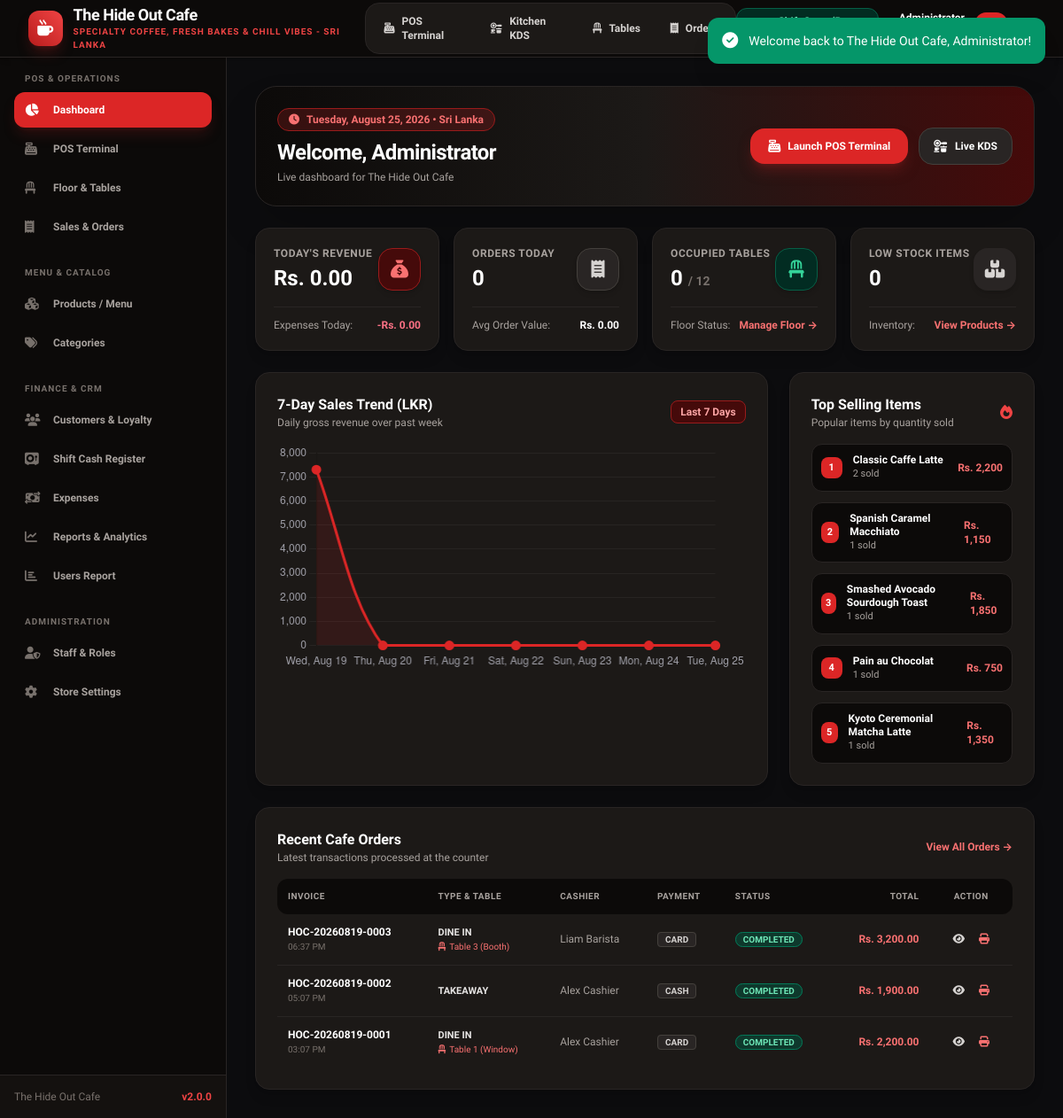
/dashboard.php (signed in), run on the app's committed database.
### tables this page shows
CREATE TABLE `cash_registers` (
  `id` INT AUTO_INCREMENT PRIMARY KEY,
  `user_id` INT NOT NULL,
  `opening_cash` DECIMAL(10,2) NOT NULL DEFAULT 5000.00,
  `closing_cash` DECIMAL(10,2) NULL,
  `total_cash_sales` DECIMAL(10,2) NOT NULL DEFAULT 0.00,
  `total_card_sales` DECIMAL(10,2) NOT NULL DEFAULT 0.00,
  `total_upi_sales` DECIMAL(10,2) NOT NULL DEFAULT 0.00,
  `difference_amount` DECIMAL(10,2) NULL,
  `opening_time` TIMESTAMP DEFAULT CURRENT_TIMESTAMP,
  `closing_time` TIMESTAMP NULL,
  `status` ENUM('open', 'closed') NOT NULL DEFAULT 'open',
  `notes` TEXT NULL,
  FOREIGN KEY (`user_id`) REFERENCES `users`(`id`)
);

CREATE TABLE `users` (
  `id` INT AUTO_INCREMENT PRIMARY KEY,
  `name` VARCHAR(100) NOT NULL,
  `email` VARCHAR(100) NOT NULL UNIQUE,
  `password` VARCHAR(255) NOT NULL,
  `role` ENUM('admin', 'manager', 'cashier') NOT NULL DEFAULT 'cashier',
  `phone` VARCHAR(20) NULL,
  `status` ENUM('active', 'inactive') NOT NULL DEFAULT 'active',
  `created_at` TIMESTAMP DEFAULT CURRENT_TIMESTAMP
);

CREATE TABLE `orders` (
  `id` INT AUTO_INCREMENT PRIMARY KEY,
  `invoice_no` VARCHAR(50) NOT NULL UNIQUE,
  `order_type` ENUM('dine_in', 'takeaway', 'delivery') NOT NULL DEFAULT 'dine_in',
  `table_id` INT NULL,
  `customer_id` INT NULL,
  `user_id` INT NOT NULL,
  `subtotal` DECIMAL(10,2) NOT NULL DEFAULT 0.00,
  `discount_amount` DECIMAL(10,2) NOT NULL DEFAULT 0.00,
  `discount_percent` DECIMAL(5,2) NOT NULL DEFAULT 0.00,
  `tax_amount` DECIMAL(10,2) NOT NULL DEFAULT 0.00,
  `service_charge` DECIMAL(10,2) NOT NULL DEFAULT 0.00,
  `grand_total` DECIMAL(10,2) NOT NULL DEFAULT 0.00,
  `paid_amount` DECIMAL(10,2) NOT NULL DEFAULT 0.00,
  `change_amount` DECIMAL(10,2) NOT NULL DEFAULT 0.00,
  `payment_method` ENUM('cash', 'card', 'upi', 'split') NOT NULL DEFAULT 'cash',
  `payment_status` ENUM('paid', 'unpaid', 'refunded') NOT NULL DEFAULT 'paid',
  `order_status` ENUM('pending', 'preparing', 'ready', 'completed', 'cancelled') NOT NULL DEFAULT 'completed',
  `notes` TEXT NULL,
  `created_at` TIMESTAMP DEFAULT CURRENT_TIMESTAMP,
  FOREIGN KEY (`table_id`) REFERENCES `tables`(`id`) ON DELETE SET NULL,
  FOREIGN KEY (`customer_id`) REFERENCES `customers`(`id`) ON DELETE SET NULL,
  FOREIGN KEY (`user_id`) REFERENCES `users`(`id`)
);

CREATE TABLE `tables` (
  `id` INT AUTO_INCREMENT PRIMARY KEY,
  `table_number` VARCHAR(20) NOT NULL UNIQUE,
  `name` VARCHAR(50) NOT NULL,
  `floor_area` VARCHAR(50) NOT NULL DEFAULT 'Indoor Lounge',
  `seating_capacity` INT NOT NULL DEFAULT 2,
  `status` ENUM('available', 'occupied', 'billed', 'reserved') NOT NULL DEFAULT 'available',
  `current_order_id` INT NULL,
  `created_at` TIMESTAMP DEFAULT CURRENT_TIMESTAMP
);

### dashboard.php (the view, shortened to what the rows shown need)
<?php
require_once __DIR__ . '/config/functions.php';
$settings = getSettings();
$sevenDaysSales = db()->fetchAll(
    "SELECT DATE(created_at) as sale_date, SUM(grand_total) as daily_total, COUNT(id) as order_count
     FROM orders
     WHERE created_at >= DATE_SUB(CURDATE(), INTERVAL 6 DAY) AND payment_status = 'paid' AND order_status != 'cancelled'
     GROUP BY DATE(created_at)
     ORDER BY sale_date ASC"
);
$datesMap = [];
for ($i = 6; $i >= 0; $i--) {
    $d = date('Y-m-d', strtotime("-$i days"));
    $datesMap[$d] = 0;
}
foreach ($sevenDaysSales as $row) {
    if (isset($datesMap[$row['sale_date']])) {
        $datesMap[$row['sale_date']] = (float)$row['daily_total'];
    }
}
$chartLabels = array_map(function($d) { return date('D, M d', strtotime($d)); }, array_keys($datesMap));
$chartValues = array_values($datesMap);
$recentOrders = db()->fetchAll(
    "SELECT o.*, t.name as table_name, u.name as cashier_name
     FROM orders o
     LEFT JOIN tables t ON o.table_id = t.id
     LEFT JOIN users u ON o.user_id = u.id
     ORDER BY o.id DESC
     LIMIT 6"
);
require_once __DIR__ . '/includes/header.php';
?>
<main class="flex-1 overflow-y-auto p-4 sm:p-6 lg:p-8 bg-[#0c0c0e]">
    <div class="max-w-7xl mx-auto space-y-6">
        <div class="flex flex-col sm:flex-row sm:items-center justify-between gap-4 bg-gradient-to-r from-stone-950 via-stone-900 to-red-950 p-6 rounded-3xl text-white shadow-2xl border border-stone-800">
            <div>
                <div class="inline-flex items-center gap-2 px-3 py-1 rounded-full bg-red-600/20 text-red-400 text-xs font-bold mb-2 border border-red-800">
                    <i class="fa-solid fa-clock"></i> <?= date('l, F j, Y') ?> &bull; Sri Lanka
                </div>
                <h2 class="text-2xl font-black tracking-tight">Welcome, <?= e($user['name']) ?></h2>
                <p class="text-stone-400 text-xs mt-1">Live dashboard for <?= e($settings['cafe_name'] ?? 'The Hide Out Cafe') ?></p>
            </div>
        </div>
        <div class="bg-stone-900 border border-stone-800 rounded-2xl p-6 shadow-lg">
            <div class="overflow-x-auto">
                <table class="w-full text-xs text-left">
                    <thead class="bg-stone-950 text-stone-400 font-bold uppercase text-[10px] tracking-wider rounded-xl">
                        <tr>
                            <th class="p-3 rounded-l-xl">Invoice</th>
                            <th class="p-3">Type & Table</th>
                            <th class="p-3">Cashier</th>
                            <th class="p-3">Payment</th>
                            <th class="p-3">Status</th>
                            <th class="p-3 text-right">Total</th>
                            <th class="p-3 text-center rounded-r-xl">Action</th>
                        </tr>
                    </thead>
                    <tbody class="divide-y divide-stone-800">
                        <?php if (empty($recentOrders)): ?>
                            <tr>
                                <td colspan="7" class="p-6 text-center text-stone-500">No recent orders.</td>
                            </tr>
                        <?php else: ?>
                            <?php foreach ($recentOrders as $ro): ?>
                            <tr class="hover:bg-stone-950/80 transition">
                                <td class="p-3 font-bold text-white"><?= e($ro['invoice_no']) ?><br><span class="text-[10px] font-normal text-stone-500"><?= date('h:i A', strtotime($ro['created_at'])) ?></span></td>
                                <td class="p-3">
                                    <span class="font-semibold text-stone-200 uppercase text-[11px]"><?= e(str_replace('_', ' ', $ro['order_type'])) ?></span>
                                    <?php if (!empty($ro['table_name'])): ?>
                                        <span class="block text-[10px] text-red-400 font-medium"><i class="fa-solid fa-chair mr-1"></i><?= e($ro['table_name']) ?></span>
                                    <?php endif; ?>
                                </td>
                                <td class="p-3 text-stone-400"><?= e($ro['cashier_name'] ?? 'Staff') ?></td>
                                <td class="p-3">
                                    <span class="px-2 py-0.5 rounded text-[10px] font-extrabold uppercase bg-stone-800 text-stone-300 border border-stone-700"><?= e($ro['payment_method']) ?></span>
                                </td>
                                <td class="p-3">
                                    <?php
                                    $stClass = 'bg-stone-800 text-stone-300';
                                    if ($ro['order_status'] === 'completed') $stClass = 'bg-emerald-900/60 text-emerald-300 border border-emerald-700';
                                    ?>
                                    <span class="px-2 py-0.5 rounded-full text-[10px] font-extrabold uppercase <?= $stClass ?>"><?= e($ro['order_status']) ?></span>
                                </td>
                                <td class="p-3 text-right font-black text-red-400"><?= $currency ?> <?= number_format($ro['grand_total'], 2) ?></td>
                                <td class="p-3 text-center">
                                    <div class="flex items-center justify-center gap-1">
                                        <a href="<?= BASE_URL ?>/order_view.php?id=<?= $ro['id'] ?>" class="p-1.5 hover:bg-stone-800 rounded-lg text-stone-300 transition" title="View Details">
                                            <i class="fa-solid fa-eye"></i>
                                        </a>
                                        <a href="<?= BASE_URL ?>/print_receipt.php?id=<?= $ro['id'] ?>" target="_blank" class="p-1.5 hover:bg-stone-800 rounded-lg text-red-400 transition" title="Print Thermal Slip">
                                            <i class="fa-solid fa-print"></i>
                                        </a>
                                    </div>
                                </td>
                            </tr>
                            <?php endforeach; ?>
                        <?php endif; ?>
                    </tbody>
                </table>
            </div>
        </div>
    </div>
</main>
<script>
  const ctx = document.getElementById('salesTrendChart').getContext('2d');
  new Chart(ctx, {
    type: 'line',
    data: {
      labels: <?= json_encode($chartLabels) ?>,
      datasets: [{
        label: 'Gross Sales (<?= $currency ?>)',
        data: <?= json_encode($chartValues) ?>,
        borderColor: '#dc2626',
        backgroundColor: 'rgba(220, 38, 38, 0.12)',
        borderWidth: 3,
        fill: true,
        tension: 0.35,
        pointBackgroundColor: '#dc2626',
        pointRadius: 4
      }]
    },
    options: {
      responsive: true,
      maintainAspectRatio: false,
      plugins: {
        legend: { display: false }
      },
      scales: {
        y: {
          beginAtZero: true,
          grid: { color: 'rgba(255,255,255,0.05)' },
          ticks: { color: '#a1a1aa' }
        },
        x: {
          grid: { display: false },
          ticks: { color: '#a1a1aa' }
        }
      }
    }
  });
</script>
<?php require_once __DIR__ . '/includes/footer.php'; ?>

### data on the page
cash_registers: user.name "Administrator"
orders: invoice_no "HOC-20260819-0003", created_at "06:37 PM", order_type "DINE IN", table.name "Table 3 (Booth)", user.name "Liam Barista", payment_method "CARD", order_status "COMPLETED", grand_total "3,200.00"
orders: invoice_no "HOC-20260819-0002", created_at "05:07 PM", order_type "TAKEAWAY", user.name "Alex Cashier", payment_method "CASH", order_status "COMPLETED", grand_total "1,900.00"
orders: invoice_no "HOC-20260819-0001", created_at "03:07 PM", order_type "DINE IN", table.name "Table 1 (Window)", user.name "Alex Cashier", payment_method "CARD", order_status "COMPLETED", grand_total "2,200.00"

### other printed values
$settings['cafe_name'] "The Hide Out Cafe"
$settings['cafe_tagline'] "SPECIALTY COFFEE, FRESH BAKES & CHILL VIBES - SRI LANKA"
APP_NAME "The Hide Out Cafe"
APP_VERSION "2.0.0"
$currency "Rs."
$todayStats['gross_sales'] "0.00"
$todayExpenses['total'] "0.00"
$todayStats['total_orders'] "0"
$todayStats['avg_order_val'] "0.00"
$occupiedTables['total'] "0"
$totalTables['total'] "12"
$lowStockCount['total'] "0"
$tp['product_name'] "Classic Caffe Latte"
$tp['total_qty'] "2"
$tp['total_revenue'] "2,200"
